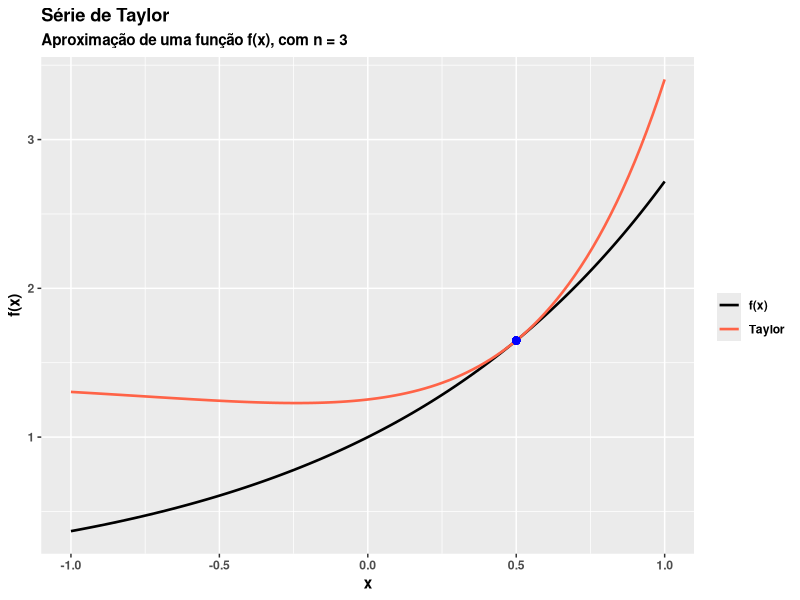

R code for this plot:
library(ggplot2)
library(purrr)
library(glue)
library(gganimate)

# Série de Taylor ---------------------------------------------------------
taylor <- function(n = 1L, func, x, a = 0,...){
  an <- function(n, ...){
    Deriv::Deriv(f = func, nderiv = n, ...)
  }
  
  if(n == 1L)
    return(func(a))
  
  sapply(
    X = 1L:n,
    FUN = \(n, x) do.call(an(n, ...), list(x = x))/factorial(n) * (x - a)^n,
    x = x
  ) |> sum() + func(a) 
}

plot_taylor <- function(n = 1L, func, a, lower = -1, upper = 1, ...){
  x <- seq(lower, upper, length.out = 100L)
  y <- func(x)
  
  y_taylor <- 
    sapply(
      X = x,
      FUN = \(x) taylor(n = n, func = func, x = x, a = a, ...)
    )
  
  data.frame(
    x = c(x, x), 
    y = c(y, y_taylor),
    classe = c(rep("f(x)", 100L), rep("Taylor", 100L))
  ) |> 
    ggplot() +
    geom_line(aes(x = x, y = y, color = classe), size = 0.9) +
    geom_point(x = a, y = func(a), color = "blue", size = 2) +
    ggtitle(
      label = "Série de Taylor", 
      subtitle = glue("Aproximação de uma função f(x), com n = {n}") 
    ) +
    ylab("f(x)") +
    scale_color_manual(values = c("black", "tomato")) + 
    theme(
      text = element_text(face = "bold")
    ) + 
    labs(color = "") 
}

# Aproximando func em torno de "a" ----------------------------------------
plot_taylor(n = 3, func = \(x) exp(x), lower = -1, upper = 1, a = 0.5)

taylor_animacao <- function(n = 1L, func, x, num_a = 5L, lower = -1, upper = 1, ...){

  x <- seq(lower, upper, length.out = 100L)
  y <- func(x)
  
  vec_taylor <- Vectorize(FUN = taylor, vectorize.args = "x")
  
  y_taylor <- 
    lapply(
      X = seq(lower, upper, length.out = num_a),
      FUN = \(a) vec_taylor(n = n, func = func, x = x, a = a)
    ) |> unlist()
  
  a <- rep(LETTERS[1:num_a], each = 100L)
  
  x <- rep(x, num_a)
  
  data.frame(x = x, y_taylor = y_taylor, classes = a) |> 
    ggplot(aes(x = x, y = y_taylor)) +
    geom_line(aes(x = x, y = y), data = data.frame(x = x, y = y), size = 2) +
    geom_line(color = "tomato", size = 2) +
    ggtitle(
      label = "Série de Taylor", 
      subtitle = glue("Aproximação de uma função f(x), com n = {n}") 
    ) +
    ylab("f(x)") +
    scale_color_manual(values = c("black", "tomato")) + 
    theme(
      text = element_text(face = "bold")
    ) + 
    labs(color = "") +
    transition_states(
      classes
    ) 
}

# taylor_animacao(n = 2L, func = \(x) exp(x), num_a = 3L, lower = -1, upper = 1)
